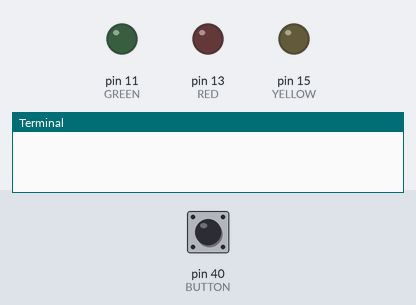
Bench run of a program on a simulated Raspberry Pi (header pin numbers). Parts: output pins drawn as LEDs (lit = HIGH), the last lines printed to the terminal. Dashed ring = blinking. The test bench sets the inputs (shaded band); at power-on: pin 40 (BUTTON) LOW.

Above: at 1.2 s.
1.3 s: pin 40 (BUTTON) pulled HIGH for 0.15 s
At 1.4 s:
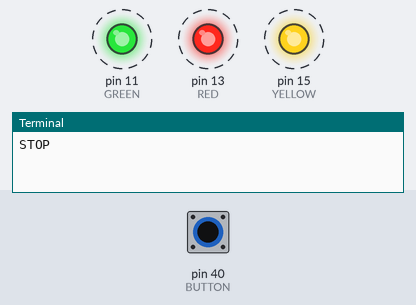
Timing chart, 0 to 4.3 s (numbered marks = the images above; inputs shaded):
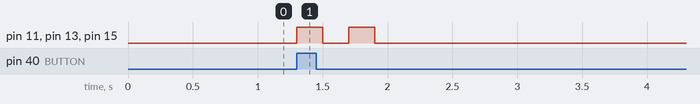

The program:

buttonListener.py
```python
import RPi.GPIO as gpio
import time

gpio.setwarnings(False)
gpio.setmode(gpio.BOARD)
BUTTON = 40
GREEN = 11
RED = 13
YELLOW = 15

gpio.setup(GREEN, gpio.OUT)
gpio.setup(RED, gpio.OUT)
gpio.setup(YELLOW, gpio.OUT)

gpio.setup(BUTTON, gpio.IN, pull_up_down=gpio.PUD_DOWN)
gpio.add_event_detect(BUTTON, gpio.RISING)
def leds(status):
    gpio.output(YELLOW, status)
    gpio.output(GREEN, status)
    gpio.output(RED, status)

def buttonCallback(pin):
    if gpio.input(pin) == 1:
        print "STOP"
        leds(True)
        time.sleep(0.2)
        leds(False)
        time.sleep(0.2)
        leds(True)
        time.sleep(0.2)
        leds(False)

gpio.add_event_callback(BUTTON, buttonCallback)
while 1:
    pass
```

Measured:
- after the input at 1.3 s, pin 11 (GREEN), pin 13 (RED), pin 15 (YELLOW): alternates HIGH for 0.20 s and LOW for 0.20 s, 4 changes in all, then stays LOW, starting at once
